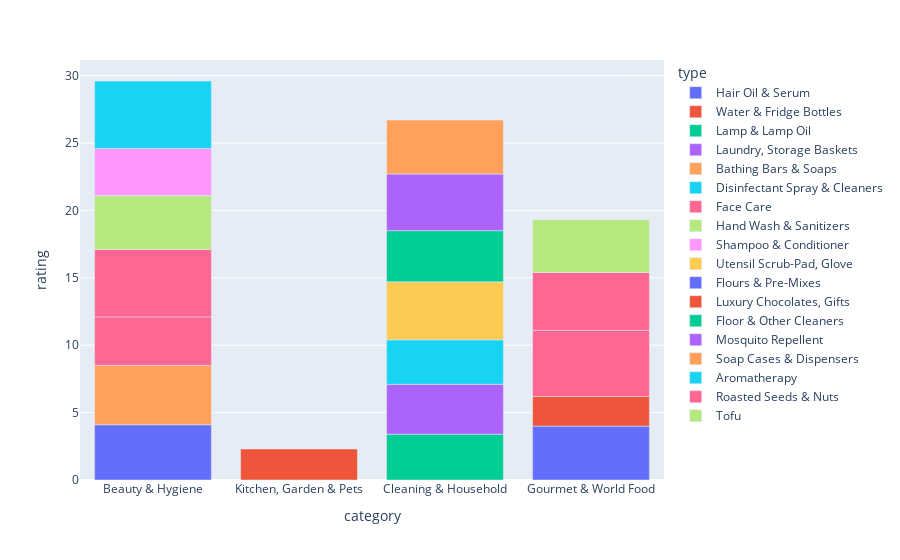

Source (notebook cell):
### Code cell
px.bar(df.head(20),x='category',y='rating',color='type')

### Figure 1 — Plotly figure (JSON) as saved in the notebook; plotly's stock layout.template omitted (floating-point values rounded to 4 significant figures)
{"data": [{"alignmentgroup": "True", "hovertemplate": "type=Hair Oil & Serum<br>category=%{x}<br>rating=%{y}<extra></extra>", "legendgroup": "Hair Oil & Serum", "marker": {"color": "#636efa", "pattern": {"shape": ""}}, "name": "Hair Oil & Serum", "offsetgroup": "Hair Oil & Serum", "orientation": "v", "showlegend": true, "textposition": "auto", "type": "bar", "x": ["Beauty & Hygiene"], "xaxis": "x", "y": [4.1], "yaxis": "y"}, {"alignmentgroup": "True", "hovertemplate": "type=Water & Fridge Bottles<br>category=%{x}<br>rating=%{y}<extra></extra>", "legendgroup": "Water & Fridge Bottles", "marker": {"color": "#EF553B", "pattern": {"shape": ""}}, "name": "Water & Fridge Bottles", "offsetgroup": "Water & Fridge Bottles", "orientation": "v", "showlegend": true, "textposition": "auto", "type": "bar", "x": ["Kitchen, Garden & Pets"], "xaxis": "x", "y": [2.3], "yaxis": "y"}, {"alignmentgroup": "True", "hovertemplate": "type=Lamp & Lamp Oil<br>category=%{x}<br>rating=%{y}<extra></extra>", "legendgroup": "Lamp & Lamp Oil", "marker": {"color": "#00cc96", "pattern": {"shape": ""}}, "name": "Lamp & Lamp Oil", "offsetgroup": "Lamp & Lamp Oil", "orientation": "v", "showlegend": true, "textposition": "auto", "type": "bar", "x": ["Cleaning & Household"], "xaxis": "x", "y": [3.4], "yaxis": "y"}, {"alignmentgroup": "True", "hovertemplate": "type=Laundry, Storage Baskets<br>category=%{x}<br>rating=%{y}<extra></extra>", "legendgroup": "Laundry, Storage Baskets", "marker": {"color": "#ab63fa", "pattern": {"shape": ""}}, "name": "Laundry, Storage Baskets", "offsetgroup": "Laundry, Storage Baskets", "orientation": "v", "showlegend": true, "textposition": "auto", "type": "bar", "x": ["Cleaning & Household"], "xaxis": "x", "y": [3.7], "yaxis": "y"}, {"alignmentgroup": "True", "hovertemplate": "type=Bathing Bars & Soaps<br>category=%{x}<br>rating=%{y}<extra></extra>", "legendgroup": "Bathing Bars & Soaps", "marker": {"color": "#FFA15A", "pattern": {"shape": ""}}, "name": "Bathing Bars & Soaps", "offsetgroup": "Bathing Bars & Soaps", "orientation": "v", "showlegend": true, "textposition": "auto", "type": "bar", "x": ["Beauty & Hygiene"], "xaxis": "x", "y": [4.4], "yaxis": "y"}, {"alignmentgroup": "True", "hovertemplate": "type=Disinfectant Spray & Cleaners<br>category=%{x}<br>rating=%{y}<extra></extra>", "legendgroup": "Disinfectant Spray & Cleaners", "marker": {"color": "#19d3f3", "pattern": {"shape": ""}}, "name": "Disinfectant Spray & Cleaners", "offsetgroup": "Disinfectant Spray & Cleaners", "orientation": "v", "showlegend": true, "textposition": "auto", "type": "bar", "x": ["Cleaning & Household"], "xaxis": "x", "y": [3.3], "yaxis": "y"}, {"alignmentgroup": "True", "hovertemplate": "type=Face Care<br>category=%{x}<br>rating=%{y}<extra></extra>", "legendgroup": "Face Care", "marker": {"color": "#FF6692", "pattern": {"shape": ""}}, "name": "Face Care", "offsetgroup": "Face Care", "orientation": "v", "showlegend": true, "textposition": "auto", "type": "bar", "x": ["Beauty & Hygiene", "Beauty & Hygiene"], "xaxis": "x", "y": [3.6, 5], "yaxis": "y"}, {"alignmentgroup": "True", "hovertemplate": "type=Hand Wash & Sanitizers<br>category=%{x}<br>rating=%{y}<extra></extra>", "legendgroup": "Hand Wash & Sanitizers", "marker": {"color": "#B6E880", "pattern": {"shape": ""}}, "name": "Hand Wash & Sanitizers", "offsetgroup": "Hand Wash & Sanitizers", "orientation": "v", "showlegend": true, "textposition": "auto", "type": "bar", "x": ["Beauty & Hygiene"], "xaxis": "x", "y": [4], "yaxis": "y"}, {"alignmentgroup": "True", "hovertemplate": "type=Shampoo & Conditioner<br>category=%{x}<br>rating=%{y}<extra></extra>", "legendgroup": "Shampoo & Conditioner", "marker": {"color": "#FF97FF", "pattern": {"shape": ""}}, "name": "Shampoo & Conditioner", "offsetgroup": "Shampoo & Conditioner", "orientation": "v", "showlegend": true, "textposition": "auto", "type": "bar", "x": ["Beauty & Hygiene"], "xaxis": "x", "y": [3.5], "yaxis": "y"}, {"alignmentgroup": "True", "hovertemplate": "type=Utensil Scrub-Pad, Glove<br>category=%{x}<br>rating=%{y}<extra></extra>", "legendgroup": "Utensil Scrub-Pad, Glove", "marker": {"color": "#FECB52", "pattern": {"shape": ""}}, "name": "Utensil Scrub-Pad, Glove", "offsetgroup": "Utensil Scrub-Pad, Glove", "orientation": "v", "showlegend": true, "textposition": "auto", "type": "bar", "x": ["Cleaning & Household"], "xaxis": "x", "y": [4.3], "yaxis": "y"}, {"alignmentgroup": "True", "hovertemplate": "type=Flours & Pre-Mixes<br>category=%{x}<br>rating=%{y}<extra></extra>", "legendgroup": "Flours & Pre-Mixes", "marker": {"color": "#636efa", "pattern": {"shape": ""}}, "name": "Flours & Pre-Mixes", "offsetgroup": "Flours & Pre-Mixes", "orientation": "v", "showlegend": true, "textposition": "auto", "type": "bar", "x": ["Gourmet & World Food"], "xaxis": "x", "y": [4], "yaxis": "y"}, {"alignmentgroup": "True", "hovertemplate": "type=Luxury Chocolates, Gifts<br>category=%{x}<br>rating=%{y}<extra></extra>", "legendgroup": "Luxury Chocolates, Gifts", "marker": {"color": "#EF553B", "pattern": {"shape": ""}}, "name": "Luxury Chocolates, Gifts", "offsetgroup": "Luxury Chocolates, Gifts", "orientation": "v", "showlegend": true, "textposition": "auto", "type": "bar", "x": ["Gourmet & World Food"], "xaxis": "x", "y": [2.2], "yaxis": "y"}, {"alignmentgroup": "True", "hovertemplate": "type=Floor & Other Cleaners<br>category=%{x}<br>rating=%{y}<extra></extra>", "legendgroup": "Floor & Other Cleaners", "marker": {"color": "#00cc96", "pattern": {"shape": ""}}, "name": "Floor & Other Cleaners", "offsetgroup": "Floor & Other Cleaners", "orientation": "v", "showlegend": true, "textposition": "auto", "type": "bar", "x": ["Cleaning & Household"], "xaxis": "x", "y": [3.8], "yaxis": "y"}, {"alignmentgroup": "True", "hovertemplate": "type=Mosquito Repellent<br>category=%{x}<br>rating=%{y}<extra></extra>", "legendgroup": "Mosquito Repellent", "marker": {"color": "#ab63fa", "pattern": {"shape": ""}}, "name": "Mosquito Repellent", "offsetgroup": "Mosquito Repellent", "orientation": "v", "showlegend": true, "textposition": "auto", "type": "bar", "x": ["Cleaning & Household"], "xaxis": "x", "y": [4.2], "yaxis": "y"}, {"alignmentgroup": "True", "hovertemplate": "type=Soap Cases & Dispensers<br>category=%{x}<br>rating=%{y}<extra></extra>", "legendgroup": "Soap Cases & Dispensers", "marker": {"color": "#FFA15A", "pattern": {"shape": ""}}, "name": "Soap Cases & Dispensers", "offsetgroup": "Soap Cases & Dispensers", "orientation": "v", "showlegend": true, "textposition": "auto", "type": "bar", "x": ["Cleaning & Household"], "xaxis": "x", "y": [4], "yaxis": "y"}, {"alignmentgroup": "True", "hovertemplate": "type=Aromatherapy<br>category=%{x}<br>rating=%{y}<extra></extra>", "legendgroup": "Aromatherapy", "marker": {"color": "#19d3f3", "pattern": {"shape": ""}}, "name": "Aromatherapy", "offsetgroup": "Aromatherapy", "orientation": "v", "showlegend": true, "textposition": "auto", "type": "bar", "x": ["Beauty & Hygiene"], "xaxis": "x", "y": [5], "yaxis": "y"}, {"alignmentgroup": "True", "hovertemplate": "type=Roasted Seeds & Nuts<br>category=%{x}<br>rating=%{y}<extra></extra>", "legendgroup": "Roasted Seeds & Nuts", "marker": {"color": "#FF6692", "pattern": {"shape": ""}}, "name": "Roasted Seeds & Nuts", "offsetgroup": "Roasted Seeds & Nuts", "orientation": "v", "showlegend": true, "textposition": "auto", "type": "bar", "x": ["Gourmet & World Food", "Gourmet & World Food"], "xaxis": "x", "y": [4.9, 4.3], "yaxis": "y"}, {"alignmentgroup": "True", "hovertemplate": "type=Tofu<br>category=%{x}<br>rating=%{y}<extra></extra>", "legendgroup": "Tofu", "marker": {"color": "#B6E880", "pattern": {"shape": ""}}, "name": "Tofu", "offsetgroup": "Tofu", "orientation": "v", "showlegend": true, "textposition": "auto", "type": "bar", "x": ["Gourmet & World Food"], "xaxis": "x", "y": [3.9], "yaxis": "y"}], "layout": {"autosize": true, "barmode": "relative", "legend": {"title": {"text": "type"}, "tracegroupgap": 0}, "margin": {"t": 60}, "xaxis": {"anchor": "y", "autorange": true, "domain": [0, 1], "range": [-0.5, 3.5], "title": {"text": "category"}, "type": "category"}, "yaxis": {"anchor": "x", "autorange": true, "domain": [0, 1], "range": [0, 31.16], "title": {"text": "rating"}, "type": "linear"}}}
